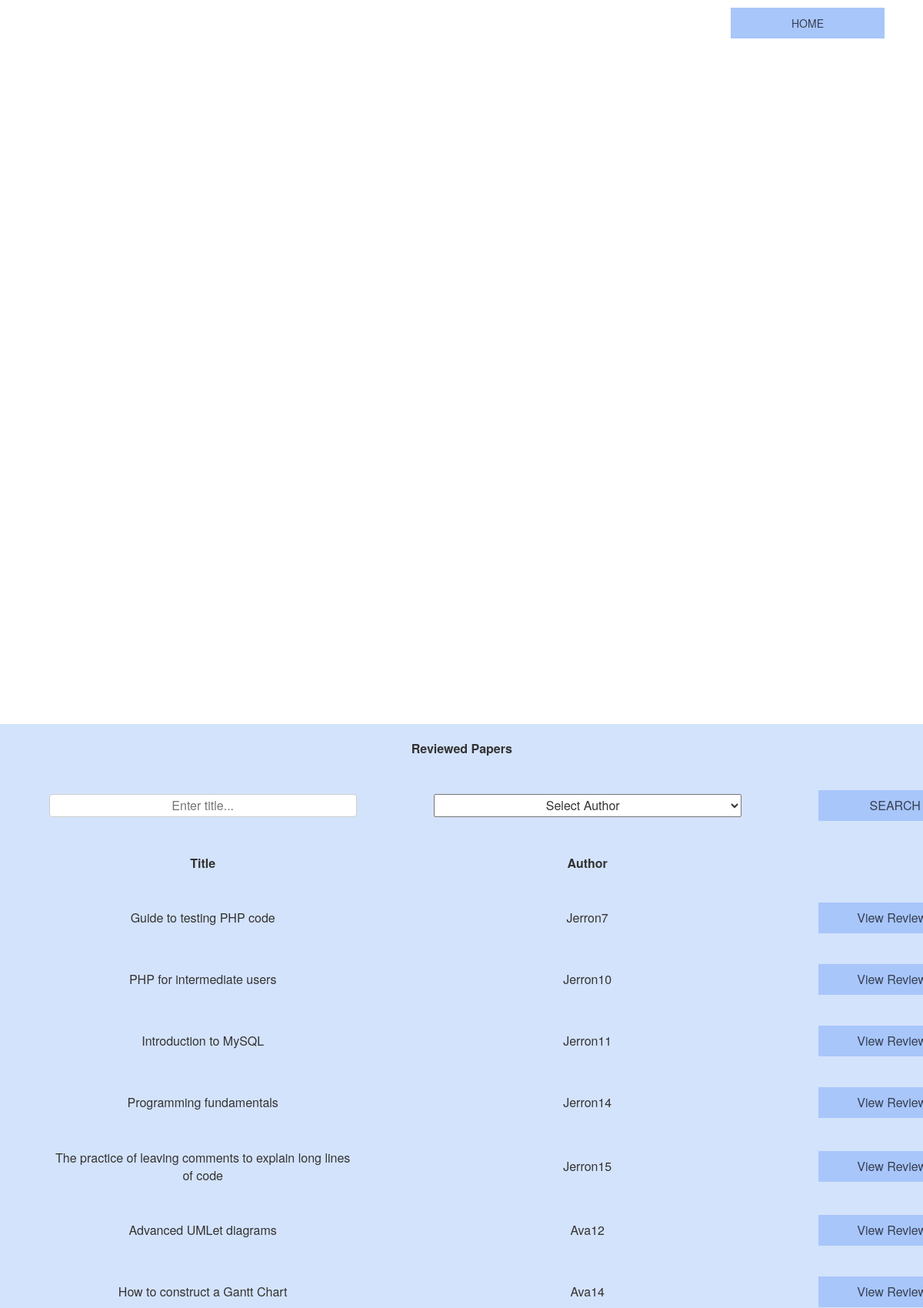
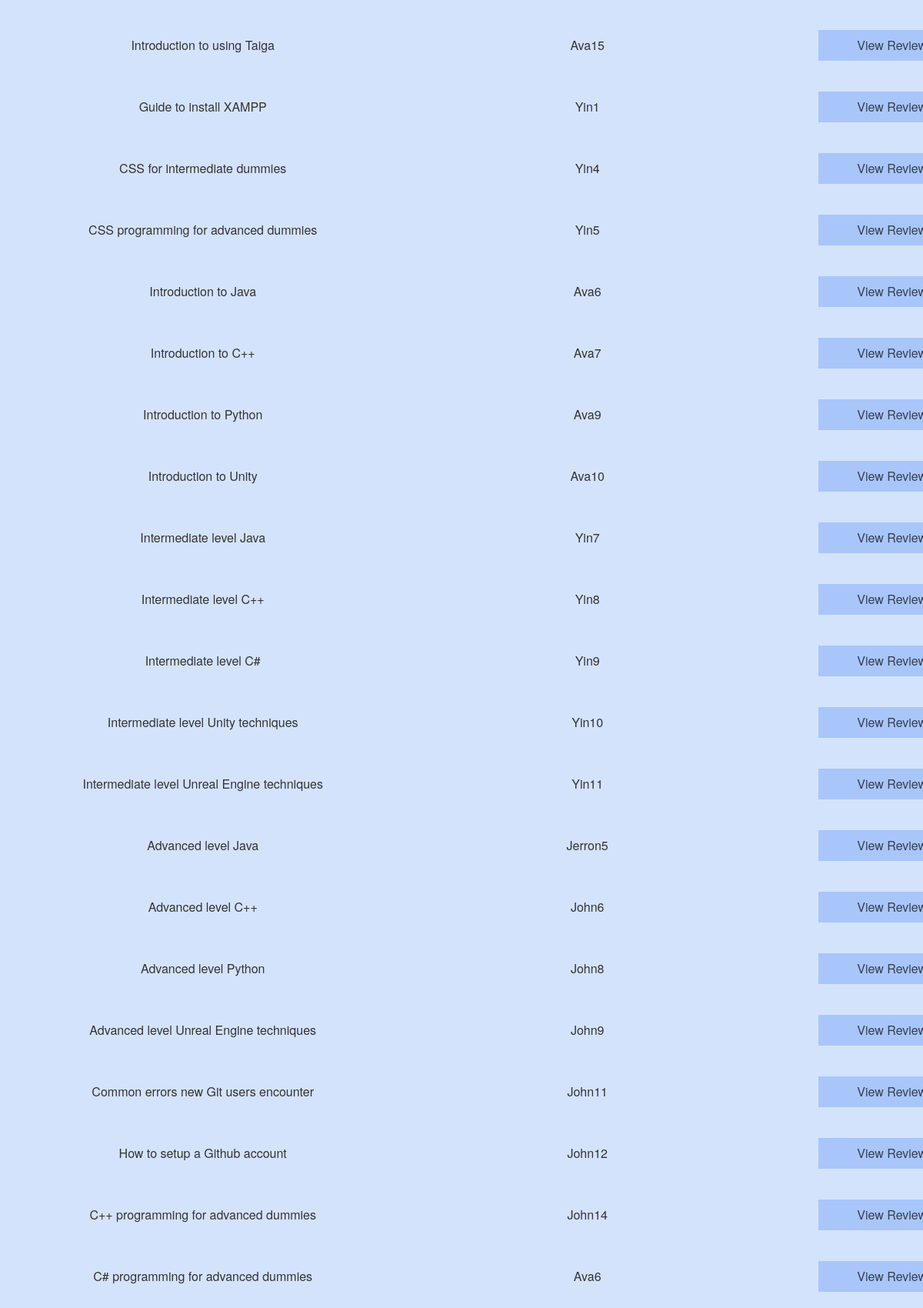
The page /CCViewReviewedPapersBoundary.php (upper part) on the database its author committed (2 pictures, top to bottom).
### tables this page shows
CREATE TABLE `paper` (
  `paper_id` int(25) NOT NULL,
  `username` varchar(25) NOT NULL,
  `title` varchar(100) NOT NULL,
  `paper_status` varchar(25) NOT NULL
);

CREATE TABLE `accounts` (
  `username` varchar(25) NOT NULL,
  `password` varchar(25) NOT NULL,
  `account_status` varchar(25) NOT NULL,
  `name` varchar(25) NOT NULL,
  `email` varchar(25) NOT NULL,
  `pname` varchar(25) NOT NULL
);

### UserClass.php (called while the page is built, shortened)
<?php
class User{
	private $conn = NULL;
	function __construct(){
		$sname = "localhost";
		$dbuser = "root";
		$dbpw = "";
		$dbname = "314";
		$this->conn = new mysqli($sname, $dbuser, $dbpw, $dbname);
	}
	public function getProfiles($pname)
	{
		$query = "SELECT name FROM accounts WHERE pname = '$pname'";
		$result = $this->conn->query($query);
		return $result;
	}
}
?>

### CCSearchReviewedPapersController.php (called while the page is built, shortened)
<?php
include("UserClass.php");
class CCSearchReviewedPapers{
  function getAuthors(){
    $authors = new User();
    $data = $authors->getProfiles("Author");
    return $data;
  }
}
?>

### PaperClass.php (called while the page is built, shortened)
<?php
class Paper{
	private $conn = NULL;
	function __construct(){
		$sname = "localhost";
		$dbuser = "root";
		$dbpw = "";
		$dbname = "314";
		$this->conn = new mysqli($sname, $dbuser, $dbpw, $dbname);
	}
	public function getPendingPapers(){
		$query= "SELECT p.paper_id, p.title, a.name
		FROM paper p JOIN accounts a ON p.username=a.username
		WHERE p.paper_status='Pending'";
		$result = $this->conn->query($query);
		return $result;
	}
}

### CCViewReviewedPapersController.php (called while the page is built)
<?php
include("PaperClass.php");
class CCViewReviewedPapers{
    function viewPapers(){
        $paper = new Paper();
        $data = $paper->getPendingPapers();
        return $data;
    }
}
?>

### CCViewReviewedPapersBoundary.php (the view, shortened to what this page needs)
<?php
include("CCViewReviewedPapersController.php");
include("CCSearchReviewedPapersController.php");
?>
<html>
<link rel="stylesheet" href="https://maxcdn.bootstrapcdn.com/bootstrap/3.4.1/css/bootstrap.min.css">
<link rel="stylesheet" href="CC.css">
<?php
	$viewControl = new CCViewReviewedPapers();
  $searchControl = new CCSearchReviewedPapers();
  $result = $viewControl->viewPapers();
  $authors = $searchControl->getAuthors();
?>
  <p>
    <form method="" action="CC.php">
    <button class="homepageButton">HOME</button>
    </form>
  </p>
  <div class="mid">
    <form method="post" action="">
    <table>
      <tr><th class="homepage_buttons" colspan="4">Reviewed Papers</th></tr>
      <tr>
        <td class="homepage_buttons"></td>
        <td class="homepage_buttons"><input type="text" class="text_box" name="searchTitle" placeholder="Enter title..."></td>
        <td class="homepage_buttons">
          <select class="dropdown" name="searchAuthor">
            <option value="">Select Author</option>
          </select>
        </td>
        <td class="homepage_buttons"><input type="submit" class="button" name="search" value="SEARCH"></td>
      </tr>
      <tr>
        <th class="homepage_buttons">ID</th>
        <th class="homepage_buttons">Title</th>
        <th class="homepage_buttons">Author</th>
        <th class="homepage_buttons"></th>
      </tr>
      <?php while ($row = $result->fetch_assoc()){ ?>
        <tr>
          <td class="homepage_buttons"><?php echo $row["paper_id"]; ?></td>
          <td class="homepage_buttons"><?php echo $row["title"]; ?></td>
          <td class="homepage_buttons"><?php echo $row["name"]; ?></td>
          <td class="homepage_buttons">
            <button type="submit" class="button" name="view" value="<?php echo $row["paper_id"]; ?>">View Reviews</button>
          </td>
        </tr>
      <?php } ?>
    </table>
    </form>
  </div>
</html>

### CC.css (style rules this page uses)
.mid { position: absolute; top: 50%; left: 50%; transform: translate(-50%, -50%); max-height: 75%; overflow: auto; }
.homepageButton { width:200px; height:40px; border: none; background-color: rgba(168, 198, 250); color: #373F51; float: right; margin-right: 50px; }
.homepage_buttons { text-align:center; padding-bottom: 20px; padding-top: 20px; padding-right: 50px; padding-left: 50px; background-color: rgba(212, 227, 252); }
.text_box { width:400px; height:30px; padding: 12px 20px; margin: 8px 0; display: inline-block; border: 1px solid #ccc; border-radius: 4px; box-sizing: border-box; text-align: center; }
.dropdown { width:400px; height:30px; text-align: center; }
.button { width:200px; height:40px; border: none; background-color: rgba(168, 198, 250); color: #373F51; display: block; margin-left: auto; margin-right: auto; }
td { padding: 2px; }
form { margin-bottom: 0; }

### rows shown on the page
paper: title "Guide to testing PHP code", username.name "Jerron7", $row["paper_id"] 2 (drawn)
paper: title "PHP for intermediate users", username.name "Jerron10", $row["paper_id"] 5 (drawn)
paper: title "Introduction to MySQL", username.name "Jerron11", $row["paper_id"] 6 (drawn)
paper: title "Programming fundamentals", username.name "Jerron14", $row["paper_id"] 8 (drawn)
paper: title "The practice of leaving comments to explain long lines of code", username.name "Jerron15", $row["paper_id"] 9 (drawn)
paper: title "Advanced UMLet diagrams", username.name "Ava12", $row["paper_id"] 11 (drawn)
paper: title "How to construct a Gantt Chart", username.name "Ava14", $row["paper_id"] 13 (drawn)
paper: title "Introduction to using Taiga", username.name "Ava15", $row["paper_id"] 14 (drawn)
paper: title "Guide to install XAMPP", username.name "Yin1", $row["paper_id"] 15 (drawn)
paper: title "CSS for intermediate dummies", username.name "Yin4", $row["paper_id"] 18 (drawn)
paper: title "CSS programming for advanced dummies", username.name "Yin5", $row["paper_id"] 19 (drawn)
paper: title "Introduction to Java", username.name "Ava6", $row["paper_id"] 25 (drawn)
paper: title "Introduction to C++", username.name "Ava7", $row["paper_id"] 26 (drawn)
paper: title "Introduction to Python", username.name "Ava9", $row["paper_id"] 28 (drawn)
paper: title "Introduction to Unity", username.name "Ava10", $row["paper_id"] 29 (drawn)
paper: title "Intermediate level Java", username.name "Yin7", $row["paper_id"] 31 (drawn)
paper: title "Intermediate level C++", username.name "Yin8", $row["paper_id"] 32 (drawn)
paper: title "Intermediate level C#", username.name "Yin9", $row["paper_id"] 33 (drawn)
paper: title "Intermediate level Unity techniques", username.name "Yin10", $row["paper_id"] 35 (drawn)
paper: title "Intermediate level Unreal Engine techniques", username.name "Yin11", $row["paper_id"] 36 (drawn)
paper: title "Advanced level Java", username.name "Jerron5", $row["paper_id"] 37 (drawn)
paper: title "Advanced level C++", username.name "John6", $row["paper_id"] 38 (drawn)
paper: title "Advanced level Python", username.name "John8", $row["paper_id"] 40 (drawn)
paper: title "Advanced level Unreal Engine techniques", username.name "John9", $row["paper_id"] 42 (drawn)
paper: title "Common errors new Git users encounter", username.name "John11", $row["paper_id"] 43 (drawn)
paper: title "How to setup a Github account", username.name "John12", $row["paper_id"] 44 (drawn)
paper: title "C++ programming for advanced dummies", username.name "John14", $row["paper_id"] 46 (drawn)
paper: title "C# programming for advanced dummies", username.name "Ava6", $row["paper_id"] 47 (drawn)
